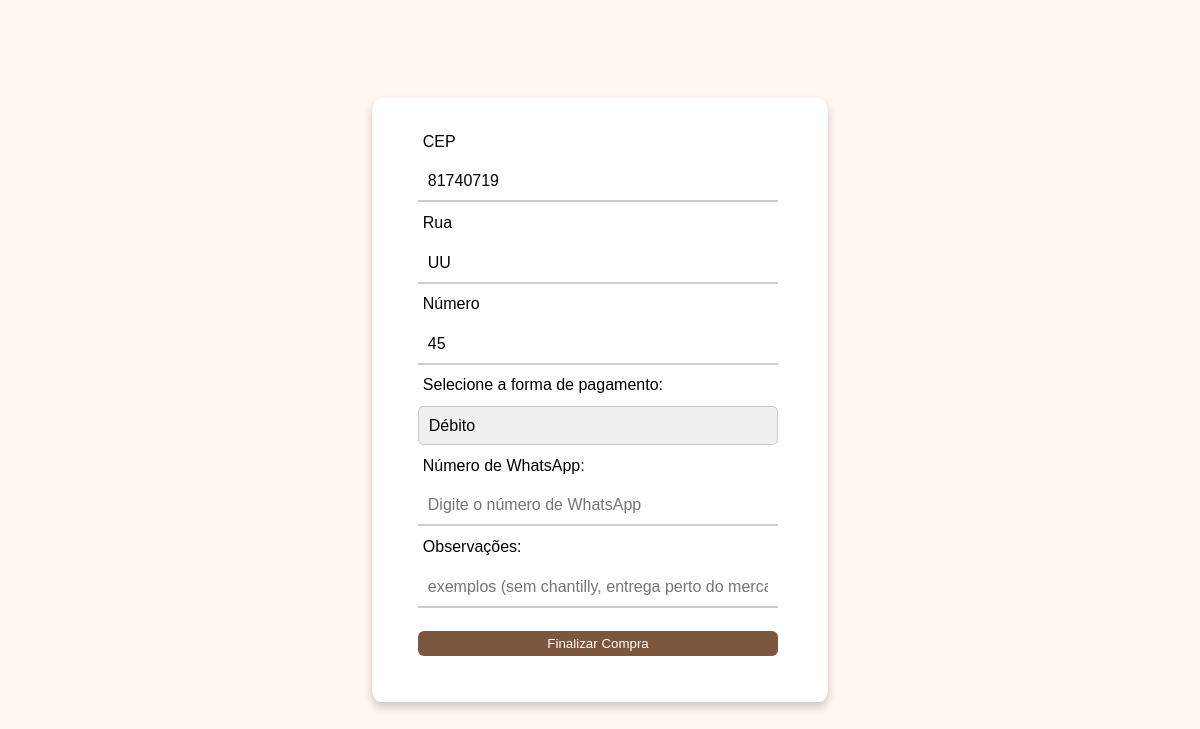
The page /pagina_finalizar_compra.php (signed in) on the database its author committed.
### tables this page shows
CREATE TABLE `usuarios` (
  `id` int(11) NOT NULL,
  `nome` varchar(255) NOT NULL,
  `email` varchar(255) NOT NULL,
  `senha` varchar(255) NOT NULL,
  `cep` varchar(255) NOT NULL,
  `rua` varchar(255) NOT NULL,
  `numero_casa` varchar(255) NOT NULL,
  `adm` int(2) NOT NULL
);

### pagina_finalizar_compra.php (the view, shortened to what this page needs)
<?php
include_once('classes/Usuario.php');
$conexao = new Conexao();
$db = $conexao->getConnection();
$usuario_id = $_SESSION['user_id'];
$consulta = "SELECT cep, rua, numero_casa FROM usuarios WHERE id = $usuario_id";
$stmt = $db->prepare($consulta);
$stmt->execute();
if ($stmt) {
    $dados_usuario = $stmt->fetch(PDO::FETCH_ASSOC);
    $cep = $dados_usuario['cep'];
    $rua = $dados_usuario['rua'];
    $numero_casa = $dados_usuario['numero_casa'];
} else {
    $cep = '';
    $rua = '';
    $numero_casa = '';
}
?>
<!DOCTYPE html>
<html lang="pt-BR">
<head>
    <link rel="stylesheet" href="finalizar_compra.css">
</head>
<body>
    <form action="" method="POST">
    <div id="form-pagamento">
        <label>CEP</label><input id="cep" type="text" name="cep" value="<?php echo htmlspecialchars($cep); ?>">
        <label>Rua</label><input id="rua" type="text" name="rua" value="<?php echo htmlspecialchars($rua); ?>">
        <label>Número</label><input id="numero_casa" type="text" name="numero_casa" value="<?php echo htmlspecialchars($numero_casa); ?>">
        <label>Selecione a forma de pagamento:</label>
        <select id="forma-pagamento" name="pagamento" onchange="mostrarTroco()">
            <option value="debito">Débito</option>
        </select>
        <label for="whatsapp">Número de WhatsApp:</label>
        <input type="text" id="whatsapp" name="whatsapp" placeholder="Digite o número de WhatsApp">
        <label for="observacoes">Observações:</label>
        <input type="text" id="observacoes" name="obs" placeholder="exemplos (sem chantilly, entrega perto do mercado Açaí...)">
        <button onclick="finalizarCompra()">Finalizar Compra</button>
    </div>
    </form>
</body>
</html>

### finalizar_compra.css (style rules this page uses)
* { margin: 0; padding: 0; box-sizing: border-box; font-family: 'Josefin Sans', sans-serif; }
body { min-height: 100vh; display: flex; align-items: center; justify-content: center; background: #fff7f2; padding: 30px; flex-direction: column; }
form { width: 40%; height: auto; display: flex; background-color: white; flex-direction: column; padding: 3%; border-radius: 2%; box-shadow: 0 5px 10px rgba(0,0,0,0.2); }
form input { margin: 3% 3%; height: 100%; width: 93%; outline: none; border: none; padding: 10px; font-size: 16px; font-weight: 500; border-bottom: 2px solid rgba(0, 0, 0, 0.2); transition: all 0.3s ease; }
form label, select, button { margin: 3% 3%; padding: 5px; }
form button { width: 93%; display: flex; justify-content: center; color: #fff; background: #7C573E; border-radius: 6px; cursor: pointer; transition: all 0.4s ease; border: none; }
form { position: relative; }
form select { width: 93%; padding: 10px; font-size: 16px; border: 1px solid #ccc; border-radius: 5px; appearance: none; }
form select::after { content: '\25BC'; position: absolute; top: 50%; right: 10px; transform: translateY(-50%); }
form select option { background-color: #fff; color: #333; }

### rows shown on the page
usuarios: cep "81740719", rua "UU", numero_casa "45"
